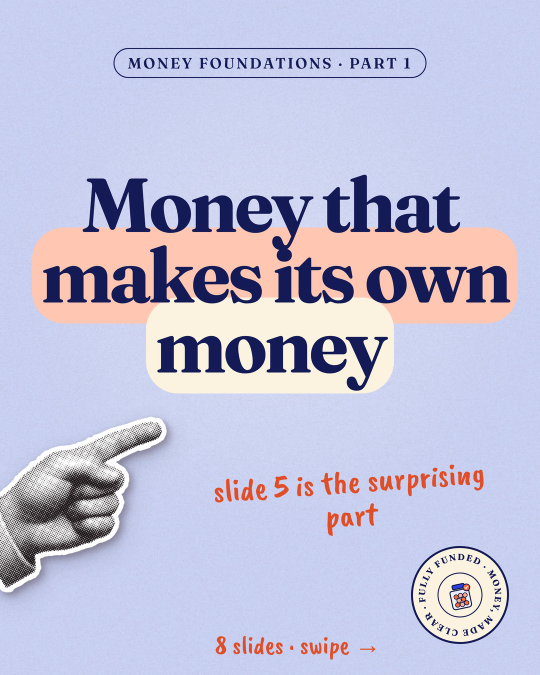
#> input picture media/ff-1018-foundations-1-snowball/01.jpg, 1080 x 1350 px, given in place of SF-AIGOV-02-launch-gate.jpg, which was not available (shown at 1/2 size)
$ python before_after.py
#> lines starting #> are read from the running program, lines starting #| are printed output that depends on the picture; pictures that were not available may be replaced by others from this repository, and a replacement may not be noted
"""Before/after sheets for every corrected listing image (v0.6.2). Left: the image live on Etsy today
(listings/media, untouched). Right: the corrected copy in commerce/v062/images. Labels name the defect."""
from pathlib import Path
from PIL import Image, ImageDraw, ImageFont

REPO = Path(__file__).resolve().parents[3]
OUT = REPO / "commerce/v062/images/before-after"
F = ImageFont.truetype("/usr/share/fonts/opentype/inter/InterDisplay-Bold.otf", 44)
S = ImageFont.truetype("/usr/share/fonts/opentype/inter/Inter-Regular.otf", 32)
FIXES = [
    ("SF-AIGOV-02", "ai-governance/SF-AIGOV-02-launch-gate.jpg", "Callout clipped its own text and covered the Why column"),
    ("HB-SUB-02", "subscription-audit/HB-SUB-02-one-yearly-bill.jpg", "Callout covered the chart title and two table values"),
    ("HB-LIFEADMIN-04", "life-admin/HB-LIFEADMIN-04-where-its-kept.jpg", "Subtitle overclaimed the check; zoom showed date rows, not the flagged row"),
    ("HB-LIFEADMIN-05", "life-admin/HB-LIFEADMIN-05-warranties.jpg", "Nine date cells showed ### (column too narrow)"),
    ("DP-CALM-P-05", "calm-planner-2027/print/05-calm-check.jpg", "Tag used the banned word 'example' (brand rule 12b)"),
    ("DP-CALM-T-05", "calm-planner-2027/tablet/05-calm-check.jpg", "Tag used the banned word 'example' (brand rule 12b)"),
    ("FF-MPB-01", "money-planner/bundle-01-ONEGLANCE-SQ.jpg", "Thumbnail said 'paycheck'; the product line uses 'paycheque'"),
]
OUT.mkdir(parents=True, exist_ok=True)
for name, rel, why in FIXES:
    a = Image.open(REPO / "listings/media" / rel).convert("RGB")
#> a is the input picture: PIL image 1080x1350 RGB; mean R, G, B 193.3, 192.5, 217.1
    b = Image.open(REPO / "commerce/v062/images" / rel).convert("RGB")
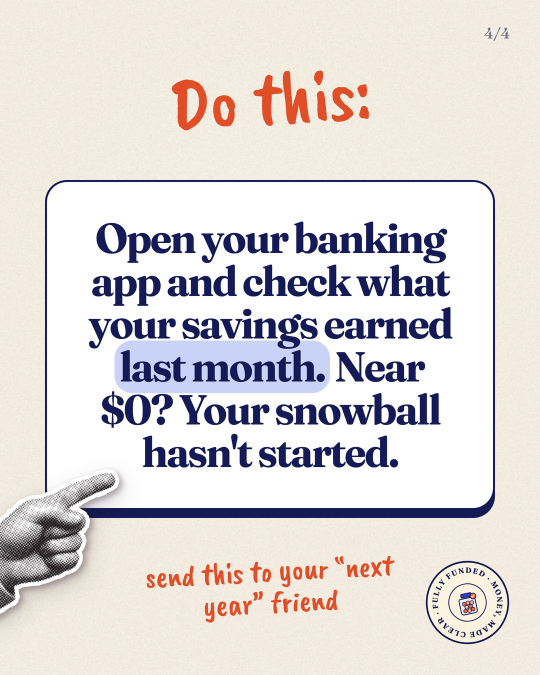
#> input picture media/ff-1018-foundations-1-snowball/04.jpg, 1080 x 1350 px, given in place of SF-AIGOV-02-launch-gate.jpg, which was not available (shown at 1/2 size)
#> b is the input picture: PIL image 1080x1350 RGB; mean R, G, B 223.3, 217.4, 216.6
    assert a.size == b.size, (name, a.size, b.size)
    w = 1400; h = int(a.height * w / a.width)
#> after `h = int(a.height * w / a.width)`: h = 1750
    a, b = a.resize((w, h), Image.LANCZOS), b.resize((w, h), Image.LANCZOS)
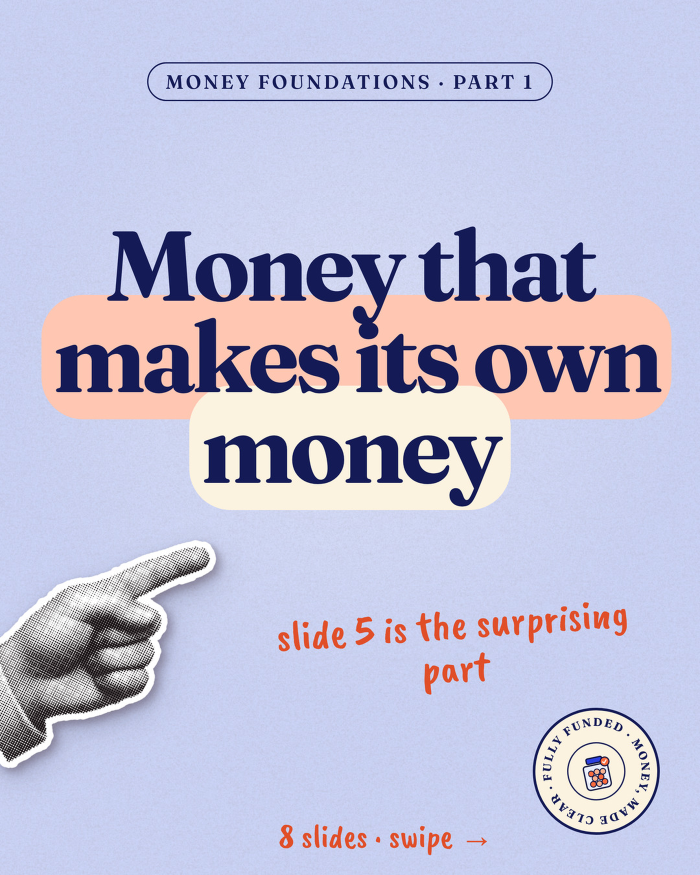
#> a: PIL image 1400x1750 RGB (shown at 1/2 size); mean R, G, B 193.3, 192.4, 217.1
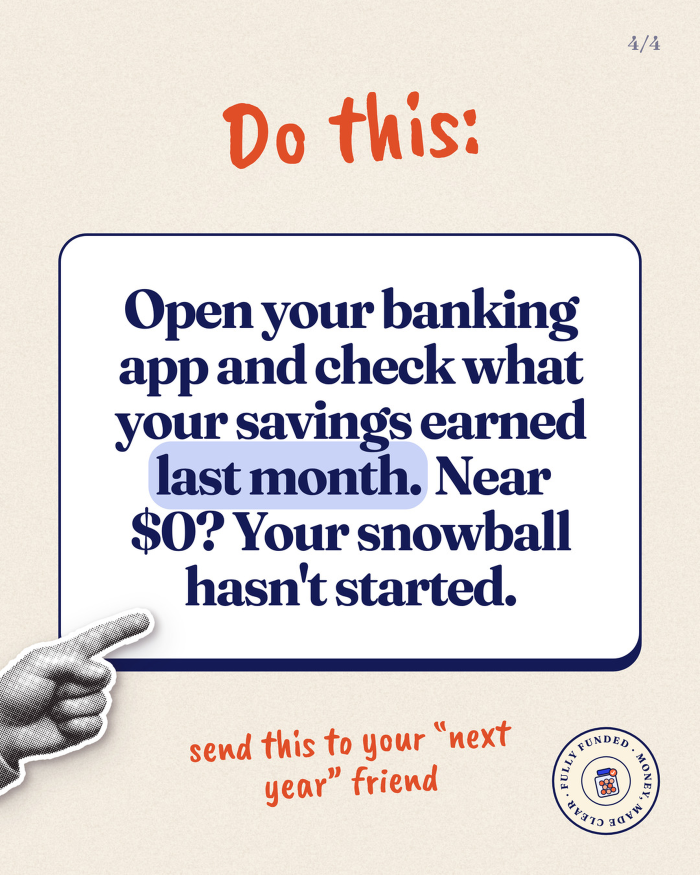
#> b: PIL image 1400x1750 RGB (shown at 1/2 size); mean R, G, B 223.2, 217.3, 216.5
    sheet = Image.new("RGB", (2 * w + 60, h + 200), (245, 245, 250))
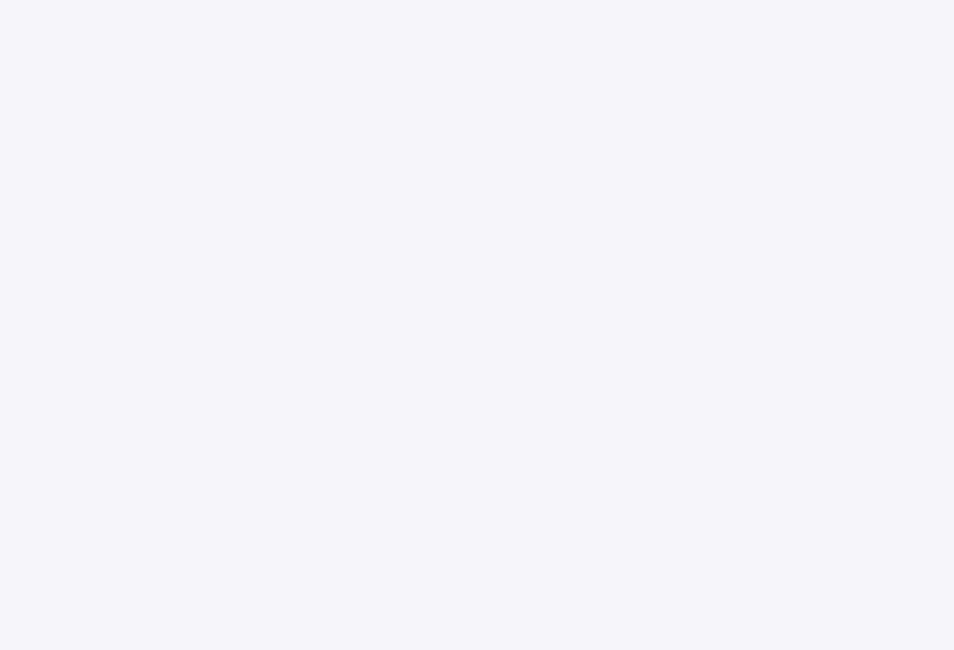
#> sheet: PIL image 2860x1950 RGB (shown at 1/3 size); mean R, G, B 245, 245, 250
    d = ImageDraw.Draw(sheet)
    d.text((20, 18), f"{name}: {why}", font=F, fill=(20, 26, 70))
    d.text((20, 120), "BEFORE (live on Etsy now)", font=S, fill=(179, 38, 30))
    d.text((w + 40, 120), "AFTER (commerce/v062/images)", font=S, fill=(30, 123, 79))
    sheet.paste(a, (20, 180)); sheet.paste(b, (w + 40, 180))
#> after `sheet.paste(a, (20, 180))`:
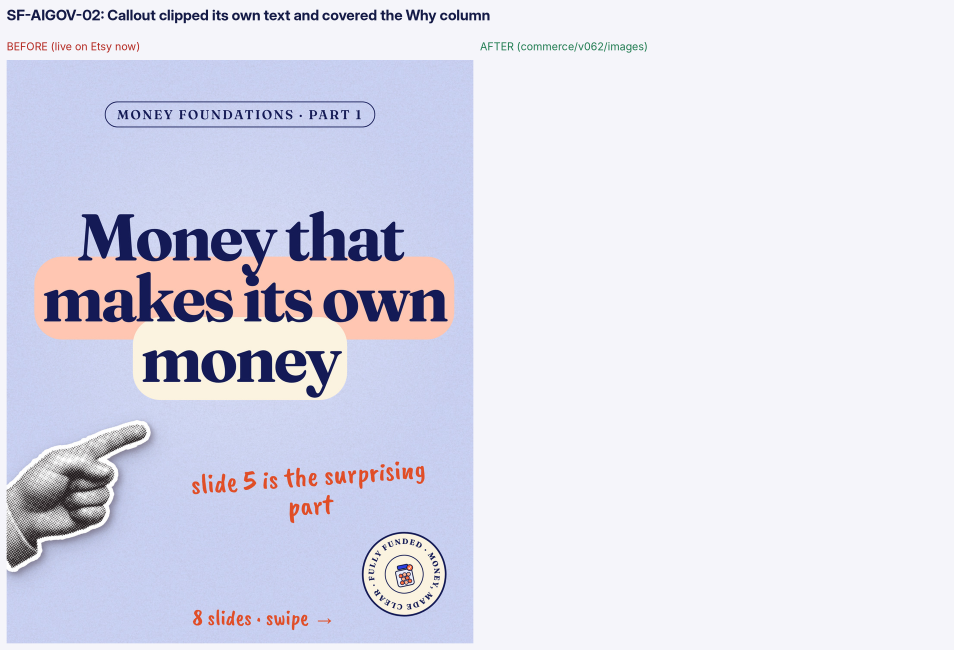
#> sheet: PIL image 2860x1950 RGB (shown at 1/3 size); mean R, G, B 221.4, 221, 234.7
#> after `sheet.paste(b, (w + 40, 180))`:
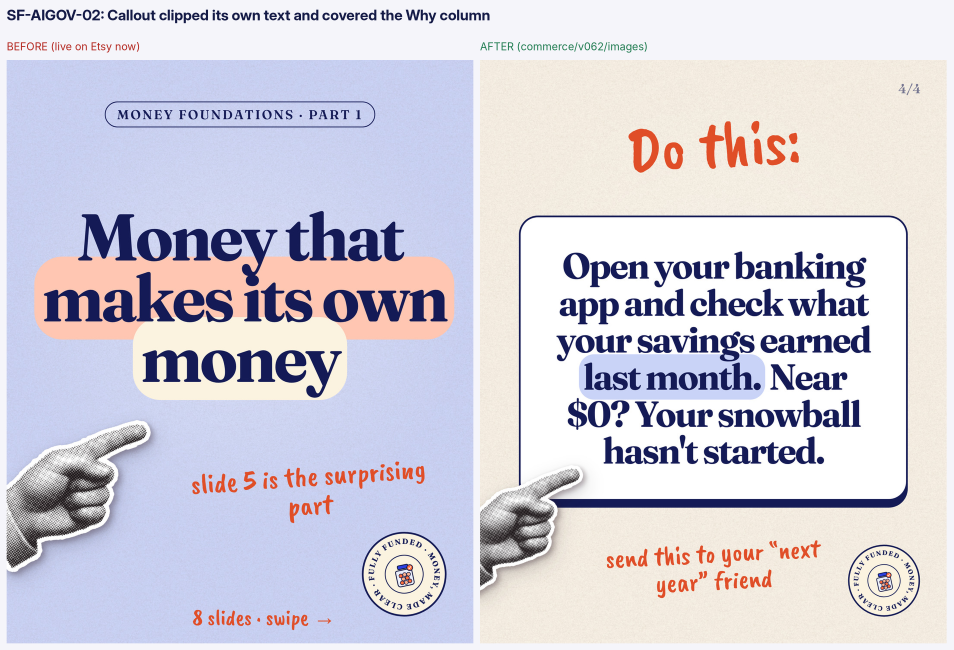
#> sheet: PIL image 2860x1950 RGB (shown at 1/3 size); mean R, G, B 211.8, 208.8, 220
    out = OUT / f"{name}-before-after.jpg"
    sheet.save(out, quality=88)
    print(out.name, b.size)
#| SF-AIGOV-02-before-after.jpg (1400, 1750)
#> (the run stopped early here; a loop or call above may not have finished)
